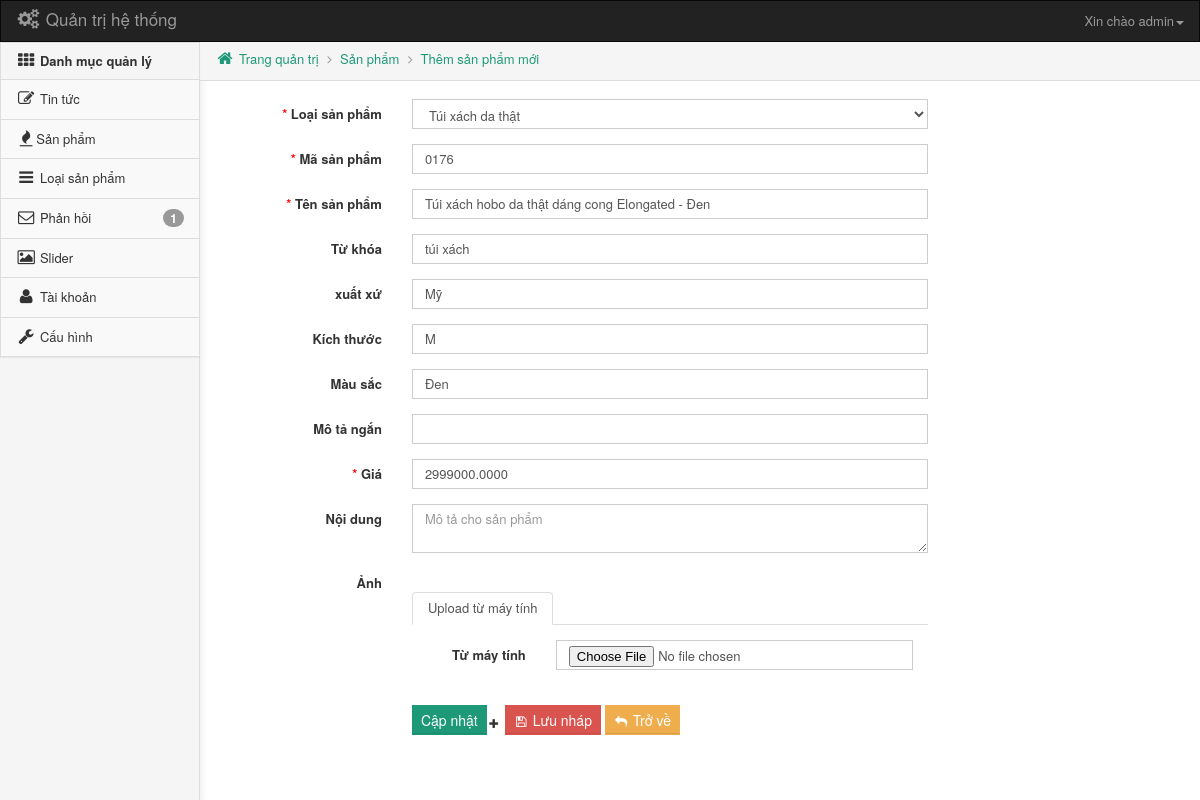
/admin/edit-product.php?idd=18 (signed in), run on the app's committed database.
### tables this page shows
CREATE TABLE IF NOT EXISTS `sanpham` (
  `id_sanpham` int(255) NOT NULL AUTO_INCREMENT,
  `id_catalog` int(11) NOT NULL,
  `id_sub` int(11) NOT NULL,
  `tensp` varchar(100) NOT NULL,
  `code_product` varchar(10) DEFAULT NULL,
  `price` decimal(15,4) NOT NULL DEFAULT '0.0000',
  `description` text,
  `content` varchar(1000) DEFAULT NULL,
  `discount` int(11) DEFAULT NULL,
  `image_sp` varchar(50) NOT NULL,
  `created` date DEFAULT NULL,
  `view` int(11) DEFAULT '0',
  `xuatxu` varchar(50) DEFAULT NULL,
  `sizess` varchar(10) DEFAULT NULL,
  `mausac` varchar(20) DEFAULT NULL,
  `parent_name_menu` varchar(50) DEFAULT NULL,
  `parent_name_sub` varchar(50) NOT NULL,
  PRIMARY KEY (`id_sanpham`),
  KEY `id_catalog` (`id_catalog`),
  KEY `id_catalog_2` (`id_catalog`)
);

### admin/edit-product.php (the view, shortened to what this page needs)
<!DOCTYPE html>
<html lang="vi">
<?php require_once("../apps/config.php");?>
<body>
<?php
if (isset($_GET['idd']) && $_GET['idd'] != NULL){
    $editproduct = $_GET['idd'];
    settype($editproduct,"int");
    $products = mysqli_query($conn,"SELECT * from sanpham where id_sanpham='".$editproduct."'") or die('Cannot select table!');
    $product_items = mysqli_fetch_array($products);
    require_once("headeradm.php");
    echo '<div class="clearfix">
    <div id="sidebar-bg"></div>
    <div id="sidebar" role="navigation">
        <div class="panel panel-default">
            <div class="panel-heading">
                <h3 class="panel-title">
                    <i class="fa fa-th"></i><span> Danh mục quản lý</span>
                </h3>
            </div>
            <ul id="menu" class="list-group">
                <li class="list-group-item">
                    <a href="post.php">
                        <i class="fa fa-edit"></i> <span>Tin tức</span>
                    </a>
                </li>
                <li class="list-group-item">
                    <a href="product.php">
                        <i class="fa fa-fire"></i><span>Sản phẩm</span>
                    </a>
                </li>
                <li class="list-group-item">
                    <a href="type_product.php">
                        <i class="fa fa-bars"></i> <span>Loại sản phẩm</span>
                    </a>
                </li>
                <li class="list-group-item">
                    <a href="contact.php">
                        <i class="fa fa-envelope-o"></i> <span>Phản hồi<span class="badge pull-right">1</span></span>
                    </a>
                </li>
                <li class="list-group-item">
                    <a href="slider.php">
                        <i class="fa fa-picture-o"></i> <span>Slider</span>
                    </a>
                </li>
                <li class="list-group-item">
                    <a href="user.php">
                        <i class="fa fa-user"></i> <span>Tài khoản</span>
                    </a>
                </li>
                <li class="list-group-item">
                    <a href="setting.php">
                        <i class="fa fa-wrench"></i> <span>Cấu hình</span>
                    </a>
                </li>
            </ul>
        </div>
    </div>
    <div id="main">
        <ol class="breadcrumb">
            <li><a href="index.php"><i class="fa fa-home"></i> Trang quản trị</a></li>
            <li class="active"><a href="product.php">Sản phẩm</a></li>
            <li class="active"><a href="new-product.php">Thêm sản phẩm mới</a></li>
        </ol>
        <div class="col-xs-12">
            <form name="formnewpost" class="form-horizontal col-xl-9 col-lg-10 col-md-12 col-sm-12" method="post" enctype="multipart/form-data" role="form">
                <div class="form-group">
                    <label for="type_product" class="col-sm-3 control-label required">Loại sản phẩm</label>
                    <div class="col-sm-9">
                <select name="type_product" id="type_product" class="form-control">
                     <option>Chọn danh mục</option>';
    $danhmuc_query = mysqli_query($conn,"SELECT * from sub_menu") or die('Cannot select table!');
    $option ="";
    while ($danhmuc_items = mysqli_fetch_array($danhmuc_query)){
        $option .= "<option value='".$danhmuc_items['id_sub']."'";
        if($danhmuc_items['id_sub'] == $product_items['id_sub']) $option.=" selected";
        $option .= '>'.$danhmuc_items['name_sub']."</option>";
    }
    echo $option;
    echo '
                </select>
                    </div>
                </div>
               <div class="form-group">
                    <label for="masp" class="col-sm-3 control-label required">Mã sản phẩm</label>
                    <div class="col-sm-9">
                        <input name="masp" type="text" value="'.$product_items["code_product"].'" class="form-control" placeholder="Mã sản phẩm" required="" maxlength="100">
                    </div>
                </div>
                <div class="form-group">
                    <label for="title" class="col-sm-3 control-label required">Tên sản phẩm</label>
                    <div class="col-sm-9">
                        <input name="title" type="text" value="'.$product_items["tensp"].'" class="form-control" placeholder="Tên sản phẩm ( ~ 70 ký tự )" required="" maxlength="100">
                    </div>
                </div>
                <div class="form-group">
                    <label for="keywords" class="col-sm-3 control-label">Từ khóa</label>
                    <div class="col-sm-9">
                        <input name="keywords" type="text" value="'.$product_items["parent_name_menu"].'" class="form-control" placeholder="meta keywords" maxlength="255">
                    </div>
                </div>
                <div class="form-group">
                    <label for="xuatxu" class="col-sm-3 control-label">xuất xứ</label>
                    <div class="col-sm-9">
                        <input name="xuatxu" type="text" value="'.$product_items["xuatxu"].'" class="form-control" placeholder="place of sale" maxlength="255">
                    </div>
                </div>
                <div class="form-group">
                    <label for="sizee" class="col-sm-3 control-label">Kích thước</label>
                    <div class="col-sm-9">
                        <input name="sizee" type="text" value="'.$product_items["sizess"].'" class="form-control" placeholder="size" maxlength="255">
                    </div>
                </div>
                <div class="form-group">
                    <label for="mausac" class="col-sm-3 control-label">Màu sắc</label>
                    <div class="col-sm-9">
                        <input name="mausac" type="text" value="'.$product_items["mausac"].'" class="form-control" placeholder="màu sắc" maxlength="255">
                    </div>
                </div>
                <div class="form-group">
                    <label for="description" class="col-sm-3 control-label">Mô tả ngắn</label>
                    <div class="col-sm-9">
                        <input type="text" name="description" class="form-control" value="'.$product_items["description"].'" maxlength="255">
                    </div>
                </div>
                <div class="form-group">
                    <label for="price" class="col-sm-3 control-label required">Giá</label>
                    <div class="col-sm-9">
                        <input name="price" type="text" value="'.$product_items["price"].'" class="form-control" placeholder="Giá sản phẩm (đơn vị: VNĐ)" required="" maxlength="255">
                    </div>
                </div>
                <div class="form-group">
                    <label for="content" class="col-sm-3 control-label">Nội dung</label>
                    <div class="col-sm-9">
                        <textarea name="content" class="form-control ckeditor" placeholder="Mô tả cho sản phẩm" ></textarea>
                    </div>
                </div>
                <div class="form-group" >
                    <label class="col-sm-3 control-label">Ảnh</label>
                    <div class="col-sm-9 col-sm-offset-3">
                        <ul class="nav nav-tabs" role="tablist">
                            <li class="active"><a href="#img-file" role="tab" data-toggle="tab">Upload từ máy tính</a></li>
                        </ul>
                        <div class="tab-content" style="margin-top: 15px; min-height: 50px;">
                            <div class="tab-pane active" id="img-file">
                                <label for="image" class="col-sm-3 control-label">Từ máy tính</label>
                                <div class="col-sm-9">
                                    <input name="image" type="file" class="form-control" accept="image/*">
                                </div>
                            </div>
                        </div>
                    </div>
                </div>'?>
    <div class="form-group">
        <div class="col-sm-offset-3 col-sm-9">
            <input type="submit" name="btn_them" class="btn btn-submit" value="Cập nhật"><small><i class="fa fa-plus"></i></small>
            <button type="submit" class="btn btn-danger"><small><i class="fa fa-save"></i></small> Lưu nháp</button>
            <a class="btn btn-warning" href="#"><small><i class="fa fa-reply"></i></small> Trở về</a>
        </div>
    </div>
    <?php echo '</form>
        </div>
    </div>
</div>';
}
else {echo "Lỗi";}
?>
</body>
</html>

### admin/css/admin.css (style rules this page uses)
#main { margin-left:200px; }
#sidebar-bg { position:fixed;top:0;left:0;bottom:0;z-index:-1;width:200px;border-right:1px solid #ddd;box-shadow:0 5px 10px rgba(0,0,0,0.1);background:#f5f5f5; }
#sidebar { float:left;width:200px; }
#sidebar .panel { border-radius:0; }
#sidebar .panel-title { font-size: 13px;font-weight: bold; }
#sidebar ul { list-style:none;margin:0; }
#sidebar a { display:block;padding:10px 15px;text-decoration:none;color:#333; }
#sidebar li { padding:0;background:#f9f9f9; }
ul#menu a { display: block; padding: 10px 15px; text-decoration: none; color: #333; }
ul#menu li { padding: 0; background: #f9f9f9; }
.breadcrumb { padding:10px 15px;border-radius:0;border-bottom:1px solid #ddd;margin-top: -2px; }
.breadcrumb>li+li:before { content:"\f105";font-family:'FontAwesome';display:inline-block;padding-right:8px;color:#999; }
label.required:before { content: '* ';color:red; }
.btn { font-weight: 500; border: 1px solid transparent; -webkit-box-shadow: inset 0px -2px 0px 0px rgba(0, 0, 0, 0.09); -moz-box-shadow: inset 0px -2px 0px 0px rgba(0, 0, 0, 0.09); box-shadow: inset 0px -1px 0px 0px rgba(0, 0, 0, 0.09); display: inline-block; margin-bottom: 0; text-align: center; vertical-align: middle; cursor: pointer; background-image: none; white-space: nowrap; padding: 4px 8px; font-size: 14px; line-height: 1.42857143; border-radius: 0; -webkit-user-select: none; -moz-user-select: none; -ms-user-select: none; user-select: none; outline: none; }
.btn-submit { color: #fff; background-color: #1d9977; border-color: #1d9977; }
.form-control { -webkit-border-radius: 0px !important; -moz-border-radius: 0px !important; border-radius: 0px !important; box-shadow: none; }
small { font-size: 70% }
a { color: #1d9977; }

### admin/edit-product.php (style rules this page uses)
.btn { margin-bottom: 10px; }

### data on the page
sanpham: masp "0176", title "Túi xách hobo da thật dáng cong Elongated - Đen", keywords "túi xách", xuatxu "Mỹ", sizee "M", mausac "Đen", price "2999000.0000"

### other printed values
$_SESSION['username'] "admin"
form field type_product "Túi xách da thật"
